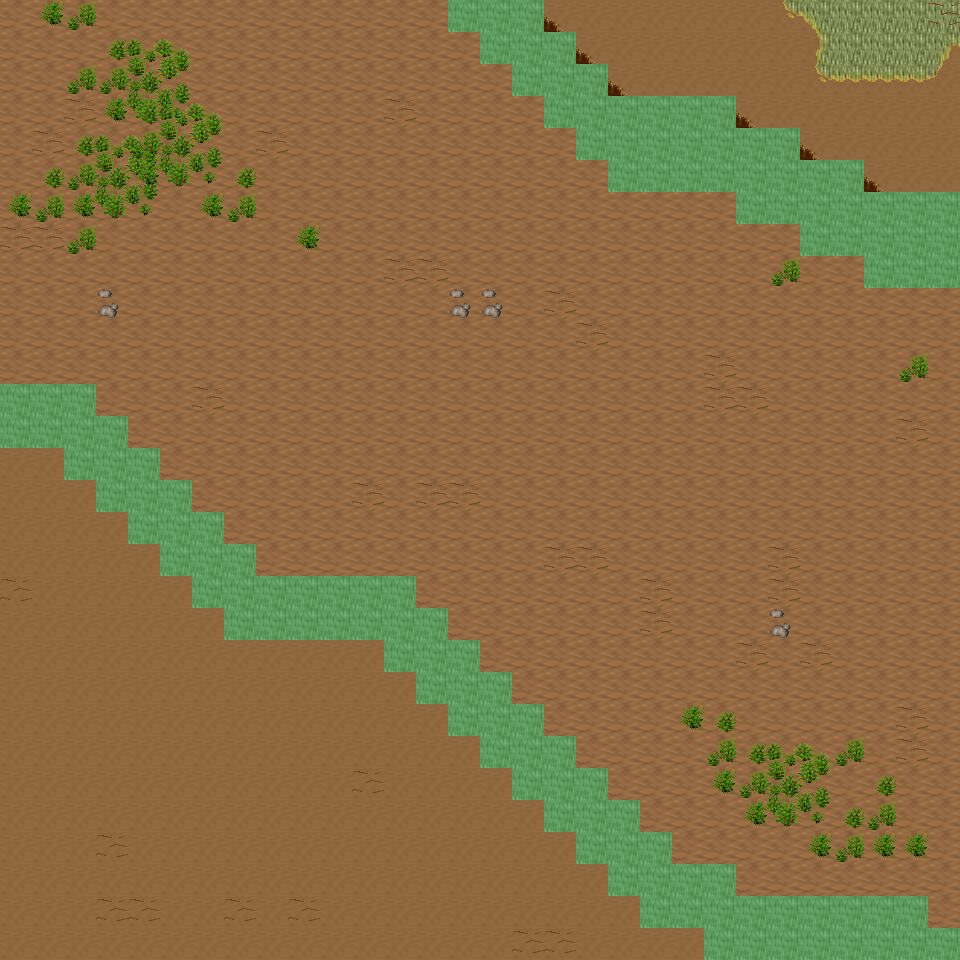

Tiled map render using the project's own tile images. Description and the map definition, with tile-layer contents summarised, below:
An orthogonal 30x30 tile map with 32x32 px tiles, 6 tile layers (Ground, Object, Object2, Above, ...), 20 tilesets and 7 objects (7x mapExit).

<map version="1.0" orientation="orthogonal" renderorder="right-down" width="30" height="30" tilewidth="32" tileheight="32" nextobjectid="8">
  <tileset firstgid="1" name="tileset_ground_ground" tilewidth="32" tileheight="32" tilecount="33" columns="3">
    <image source="../drawable/tileset_ground_ground.png" width="96" height="352" />
  </tileset>
  <tileset firstgid="34" name="tileset_ground_ridge_earth_dark" tilewidth="32" tileheight="32" tilecount="96" columns="12">
    <image source="../drawable/tileset_ground_ridge_earth_dark.png" width="384" height="256" />
  </tileset>
  <tileset firstgid="130" name="tileset_ground_earth_edges" tilewidth="32" tileheight="32" tilecount="18" columns="6">
    <image source="../drawable/tileset_ground_earth_edges.png" width="192" height="96" />
  </tileset>
  <tileset firstgid="148" name="tileset_ground_rock_pebbles" tilewidth="32" tileheight="32" tilecount="3" columns="1">
    <image source="../drawable/tileset_ground_rock_pebbles.png" width="32" height="96" />
  </tileset>
  <tileset firstgid="151" name="tileset_item_statue_grey_stone" tilewidth="32" tileheight="32" tilecount="4" columns="2">
    <image source="../drawable/tileset_item_statue_grey_stone.png" width="64" height="64" />
  </tileset>
  <tileset firstgid="155" name="tileset_ground_square_patch" tilewidth="32" tileheight="32" tilecount="9" columns="3">
    <image source="../drawable/tileset_ground_square_patch.png" width="96" height="96" />
  </tileset>
  <tileset firstgid="164" name="tileset_ground_eye" tilewidth="32" tileheight="32" tilecount="9" columns="3">
    <image source="../drawable/tileset_ground_eye.png" width="96" height="96" />
  </tileset>
  <tileset firstgid="173" name="tileset_item_corpse_huge_animal" tilewidth="32" tileheight="32" tilecount="16" columns="2">
    <image source="../drawable/tileset_item_corpse_huge_animal.png" width="64" height="256" />
  </tileset>
  <tileset firstgid="189" name="tileset_logic_creature_orc" tilewidth="32" tileheight="32" tilecount="6" columns="6">
    <image source="../drawable/tileset_logic_creature_orc.png" width="192" height="32" />
  </tileset>
  <tileset firstgid="195" name="tileset_logic_collision" tilewidth="32" tileheight="32" tilecount="1" columns="1">
    <image source="../drawable/tileset_logic_collision.png" width="32" height="32" />
  </tileset>
  <tileset firstgid="196" name="tileset_plant_tree_spruce" tilewidth="32" tileheight="32" tilecount="6" columns="2">
    <image source="../drawable/tileset_plant_tree_spruce.png" width="64" height="96" />
  </tileset>
  <tileset firstgid="202" name="tileset_plant_tree_evergreen" tilewidth="32" tileheight="32" tilecount="36" columns="3">
    <image source="../drawable/tileset_plant_tree_evergreen.png" width="96" height="384" />
  </tileset>
  <tileset firstgid="238" name="tileset_plant_bush_bushes" tilewidth="32" tileheight="32" tilecount="10" columns="5">
    <image source="../drawable/tileset_plant_bush_bushes.png" width="160" height="64" />
  </tileset>
  <tileset firstgid="248" name="tileset_plant_bush_bush_mult_colored" tilewidth="32" tileheight="32" tilecount="6" columns="3">
    <image source="../drawable/tileset_plant_bush_bush_mult_colored.png" width="96" height="64" />
  </tileset>
  <tileset firstgid="254" name="tileset_plant_stump_small_stump" tilewidth="32" tileheight="32" tilecount="4" columns="2">
    <image source="../drawable/tileset_plant_stump_small_stump.png" width="64" height="64" />
  </tileset>
  <tileset firstgid="258" name="tileset_plant_bush_large_green" tilewidth="32" tileheight="32" tilecount="9" columns="3">
    <image source="../drawable/tileset_plant_bush_large_green.png" width="96" height="96" />
  </tileset>
  <tileset firstgid="267" name="tileset_plant_tree_tree_darkgreen" tilewidth="32" tileheight="32" tilecount="88" columns="8">
    <image source="../drawable/tileset_plant_tree_tree_darkgreen.png" width="256" height="352" />
  </tileset>
  <tileset firstgid="355" name="tileset_ground_dry_grass" tilewidth="32" tileheight="32" tilecount="54" columns="9">
    <image source="../drawable/tileset_ground_dry_grass.png" width="288" height="192" />
  </tileset>
  <tileset firstgid="409" name="tileset_logic_creature_animal" tilewidth="32" tileheight="32" tilecount="32" columns="8">
    <image source="../drawable/tileset_logic_creature_animal.png" width="256" height="128" />
  </tileset>
  <tileset firstgid="441" name="tileset_logic_creature_mutant" tilewidth="32" tileheight="32" tilecount="7" columns="7">
    <image source="../drawable/tileset_logic_creature_mutant.png" width="224" height="32" />
  </tileset>
  <layer name="Ground" width="30" height="30">
    <data>[900 cells, 900 non-empty, 3 distinct tile ids]</data>
  </layer>
  <layer name="Object" width="30" height="30">
    <data>[900 cells, 246 non-empty, 32 distinct tile ids]</data>
  </layer>
  <layer name="Object2" width="30" height="30">
    <data>[900 cells, 9 non-empty, 9 distinct tile ids]</data>
  </layer>
  <layer name="Above" width="30" height="30">
    <data>[900 cells, 0 non-empty, 0 distinct tile ids]</data>
  </layer>
  <layer name="Above2" width="30" height="30">
    <data>[900 cells, 0 non-empty, 0 distinct tile ids]</data>
  </layer>
  <layer name="Walkable" width="30" height="30">
    <data>[900 cells, 120 non-empty, 1 distinct tile ids]</data>
  </layer>
  <objectgroup name="MapEvents">
    <object id="1" name="north" type="mapExit" x="0" y="0" width="448" height="32">
      <properties>
        <property name="map" value="level_0_x88_y10" />
        <property name="x" value="0" />
        <property name="y" value="28" />
      </properties>
    </object>
    <object id="2" name="north2" type="mapExit" x="544" y="0" width="416" height="32">
      <properties>
        <property name="map" value="level_0_x88_y10" />
        <property name="x" value="17" />
        <property name="y" value="28" />
      </properties>
    </object>
    <object id="3" name="south" type="mapExit" x="0" y="928" width="704" height="32">
      <properties>
        <property name="map" value="level_0_x88_y12" />
        <property name="x" value="0" />
        <property name="y" value="1" />
      </properties>
    </object>
    <object id="4" name="west" type="mapExit" x="0" y="0" width="32" height="384">
      <properties>
        <property name="map" value="level_0_x87_y11" />
        <property name="x" value="28" />
        <property name="y" value="0" />
      </properties>
    </object>
    <object id="5" name="west2" type="mapExit" x="0" y="448" width="32" height="512">
      <properties>
        <property name="map" value="level_0_x87_y11" />
        <property name="x" value="28" />
        <property name="y" value="14" />
      </properties>
    </object>
    <object id="6" name="east" type="mapExit" x="928" y="0" width="32" height="192">
      <properties>
        <property name="map" value="level_0_x89_y11" />
        <property name="x" value="1" />
        <property name="y" value="0" />
      </properties>
    </object>
    <object id="7" name="east2" type="mapExit" x="928" y="288" width="32" height="640">
      <properties>
        <property name="map" value="level_0_x89_y11" />
        <property name="x" value="1" />
        <property name="y" value="9" />
      </properties>
    </object>
  </objectgroup>
</map>
